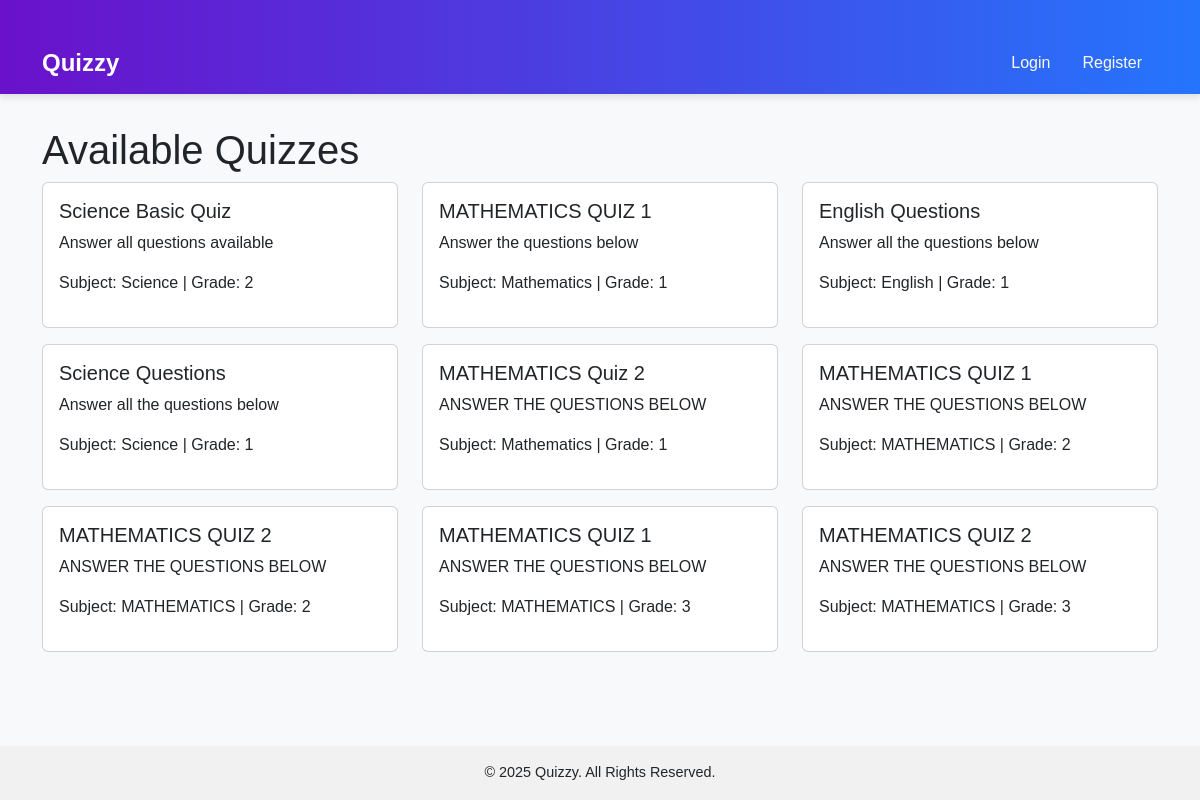
Before: /quiz_list with the older database file.
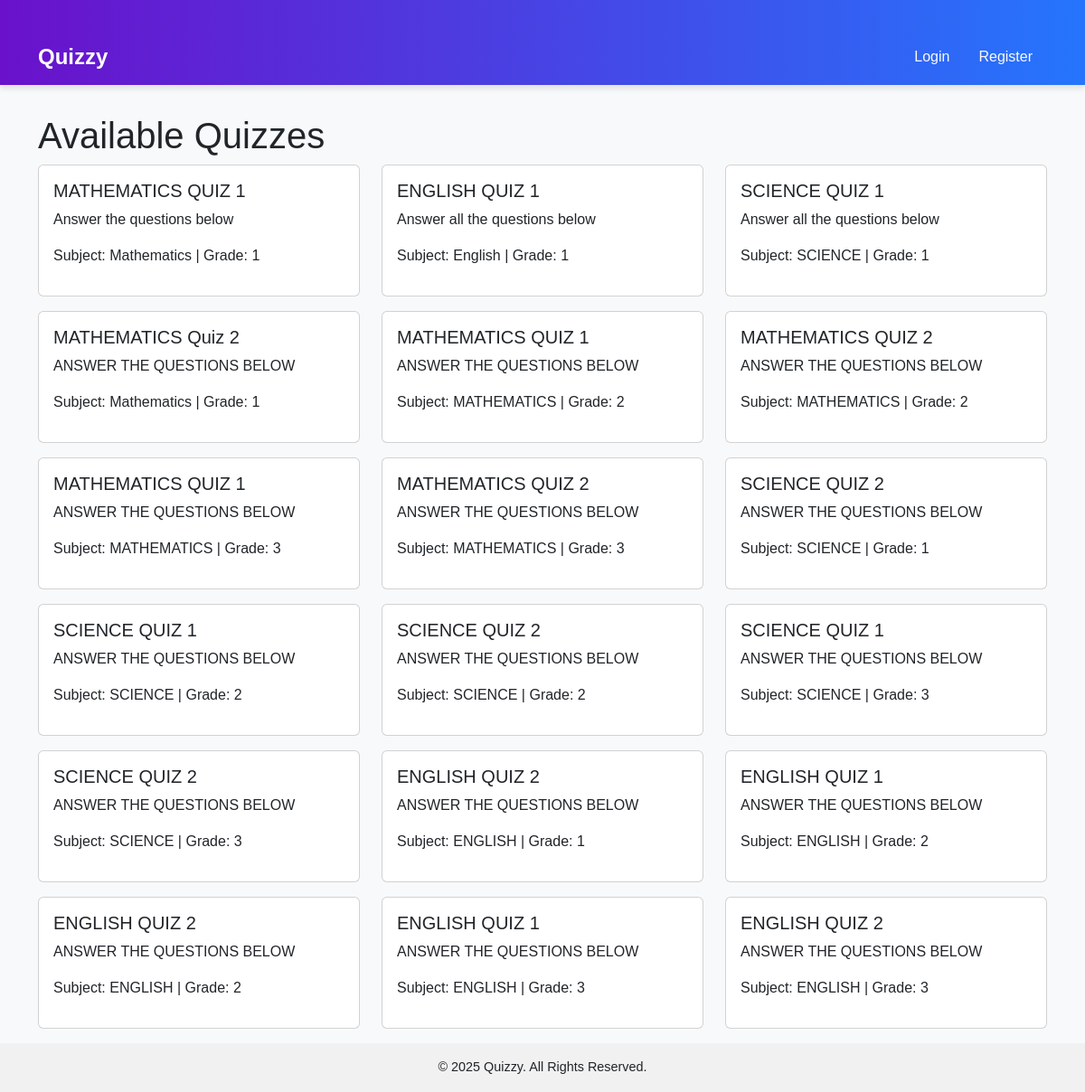
After: the same page with the newer database file.
### quizzes/models.py (models this page shows, shortened)
class Quiz(models.Model):
    QUESTION_TYPES = [
        ('MC', 'Multiple Choice'),
        ('TF', 'True/False'),
        ('SA', 'Short Answer')
    ]
    title = models.CharField(max_length=200)
    description = models.TextField(blank=True)
    created_by = models.ForeignKey(settings.AUTH_USER_MODEL, on_delete=models.CASCADE)
    subject = models.CharField(max_length=100)
    grade_level = models.IntegerField()
    subject = models.CharField(max_length=100)

### quizzes/views.py (the view)
# urls.py: path('quiz_list', views.quiz_list, name='quiz_list'),
def quiz_list(request):
    quizzes = Quiz.objects.all()
    return render(request, 'quiz_list.html', {'quizzes': quizzes})

### templates/quiz_list.html
{% extends 'base.html' %}
{% block content %}
<h1>Available Quizzes</h1>
<div class="row">
    {% for quiz in quizzes %}
    <div class="col-md-4 mb-3">
        <div class="card">
            <div class="card-body">
                <h5 class="card-title">{{ quiz.title }}</h5>
                <p class="card-text">{{ quiz.description }}</p>
                <p>Subject: {{ quiz.subject }} | Grade: {{ quiz.grade_level }}</p>
            </div>
        </div>
    </div>
    {% empty %}
    <p>No quizzes available.</p>
    {% endfor %}
</div>
{% endblock %}

### templates/base.html (shortened to what this page needs)
<!DOCTYPE html>
<html lang="en">
<head>
    <link href="https://cdn.jsdelivr.net/npm/bootstrap@5.2.3/dist/css/bootstrap.min.css" rel="stylesheet">
</head>
<body>
    <nav class="navbar navbar-expand-lg">
        <div class="container">
            <a class="navbar-brand">Quizzy</a>
            <div class="collapse navbar-collapse" id="navbarNav">
                <div class="navbar-nav ms-auto">
                    {% if user.is_authenticated %}
                        <a class="nav-item nav-link" href="{% url 'subject_selection' %}">Subjects</a>
                        {% comment %} <a class="nav-item nav-link" href="{% url 'quiz_list' %}">Quiz</a> {% endcomment %}
                        {% comment %} <a class="nav-item nav-link" href="{% url 'profile' %}">Profile</a> {% endcomment %}
                        <a class="nav-item nav-link" href="{% url 'logout' %}">Logout</a>
                    {% else %}
                        <a class="nav-item nav-link" href="{% url 'login' %}">Login</a>
                        <a class="nav-item nav-link" href="{% url 'register' %}">Register</a>
                    {% endif %}
                </div>
            </div>
        </div>
    </nav>
    <div class="container">
        {% block content %}{% endblock %}
    </div>
    <footer>
        &copy; {{ year|default:2025 }} Quizzy. All Rights Reserved.
    </footer>
</body>
</html>

### templates/base.html (style rules this page uses)
body { font-family: 'Arial', sans-serif; background-color: #f8f9fa; margin: 0; display: flex; flex-direction: column; min-height: 100vh; }
.navbar { background: linear-gradient(90deg, #6a11cb, #2575fc); box-shadow: 0 4px 6px rgba(0, 0, 0, 0.1); }
.navbar-brand { font-size: 1.5rem; font-weight: bold; color: #fff !important; }
.navbar-nav .nav-link { color: #f8f9fa !important; font-size: 1rem; margin: 0 0.5rem; transition: color 0.3s ease; }
.container { padding-top: 2rem; flex: 1; }
footer { text-align: center; padding: 1rem 0; background-color: #f1f1f1; font-size: 0.9rem; margin-top: auto; }

Changed rows visible on the page:
removed Quiz: title "Science Basic Quiz", description "Answer all questions available", subject "Science", grade_level "2"
changed Quiz "English": title "English Questions" → "ENGLISH QUIZ 1"
changed Quiz (number 3 of 18 on the later page): title "Science Questions" → "SCIENCE QUIZ 1"; subject "Science" → "SCIENCE"
added Quiz: title "SCIENCE QUIZ 2", description "ANSWER THE QUESTIONS BELOW", subject "SCIENCE", grade_level "1"
added Quiz: title "SCIENCE QUIZ 1", description "ANSWER THE QUESTIONS BELOW", subject "SCIENCE", grade_level "2"
added Quiz: title "SCIENCE QUIZ 2", description "ANSWER THE QUESTIONS BELOW", subject "SCIENCE", grade_level "2"
added Quiz: title "SCIENCE QUIZ 1", description "ANSWER THE QUESTIONS BELOW", subject "SCIENCE", grade_level "3"
added Quiz: title "SCIENCE QUIZ 2", description "ANSWER THE QUESTIONS BELOW", subject "SCIENCE", grade_level "3"
added Quiz: title "ENGLISH QUIZ 2", description "ANSWER THE QUESTIONS BELOW", subject "ENGLISH", grade_level "1"
added Quiz: title "ENGLISH QUIZ 1", description "ANSWER THE QUESTIONS BELOW", subject "ENGLISH", grade_level "2"
added Quiz: title "ENGLISH QUIZ 2", description "ANSWER THE QUESTIONS BELOW", subject "ENGLISH", grade_level "2"
added Quiz: title "ENGLISH QUIZ 1", description "ANSWER THE QUESTIONS BELOW", subject "ENGLISH", grade_level "3"
added Quiz: title "ENGLISH QUIZ 2", description "ANSWER THE QUESTIONS BELOW", subject "ENGLISH", grade_level "3"
